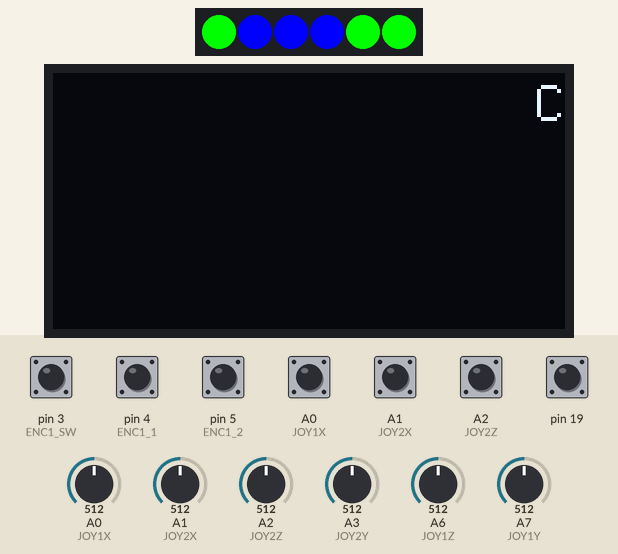
Recording of a sketch running on a simulated Arduino Nano, built with avr-gcc and run on an emulated ATmega328P. Shown: 6 RGB LEDs in strip order, left to right, 128×64 one-colour display. The test bench sets the inputs (shaded band); at power-on: A0 (JOY1X), A1 (JOY2X), A2 (JOY2Z), pin 3 (ENC1_SW), pin 4 (ENC1_1), pin 5 (ENC1_2), pin 19 HIGH, A0 (JOY1X) = 512, A1 (JOY2X) = 512, A2 (JOY2Z) = 512, A3 (JOY2Y) = 512, A6 (JOY1Z) = 512, A7 (JOY1Y) = 512. No radio packets arrive unless stated; what the sketch prints to the serial monitor is not drawn.

Above: at 6.5 s.
6.6 s: pin 3 (ENC1_SW) pulled LOW for 0.15 s
At 7.18 s:
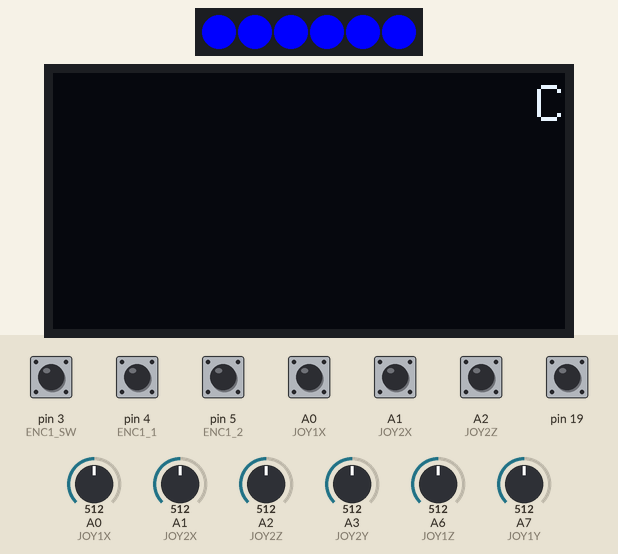
7.3 s: pin 5 (ENC1_2) pulled LOW for 0.15 s
At 7.9 s:
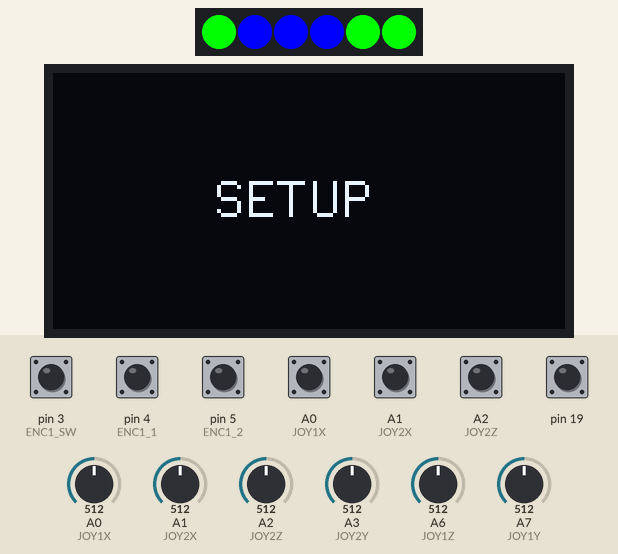
10.0 s: pin 5 (ENC1_2) pulled LOW for 1 s
At 10.75 s:
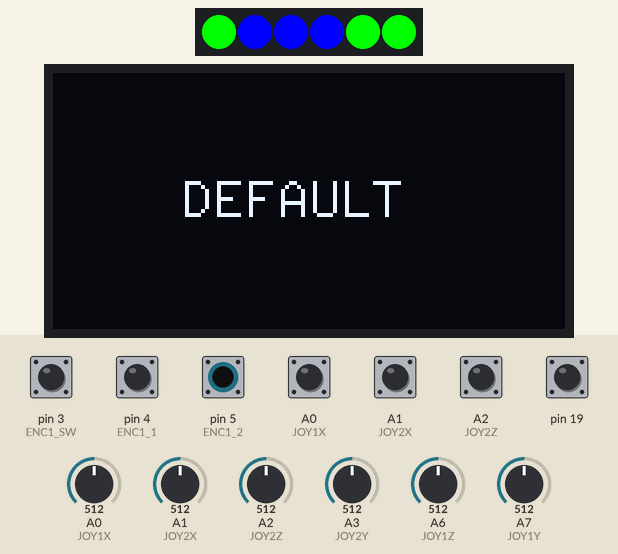
12.5 s: pin 3 (ENC1_SW) pulled LOW for 1 s
At 13.3 s:
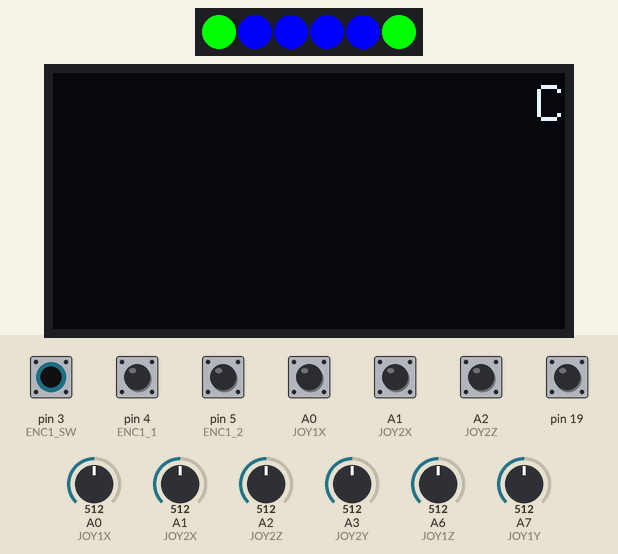
15.0 s: pin 3 (ENC1_SW) pulled LOW for 0.15 s
At 15.25 s:
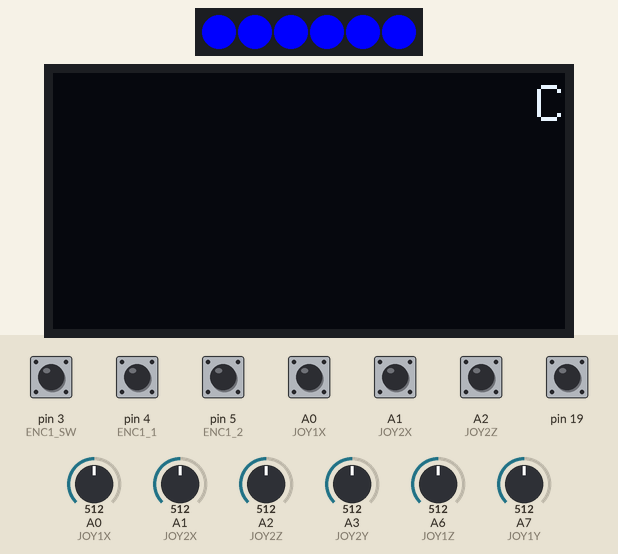
18.1 s: pin 3 (ENC1_SW) driven LOW and pin 5 (ENC1_2) driven LOW
At 18.8 s:
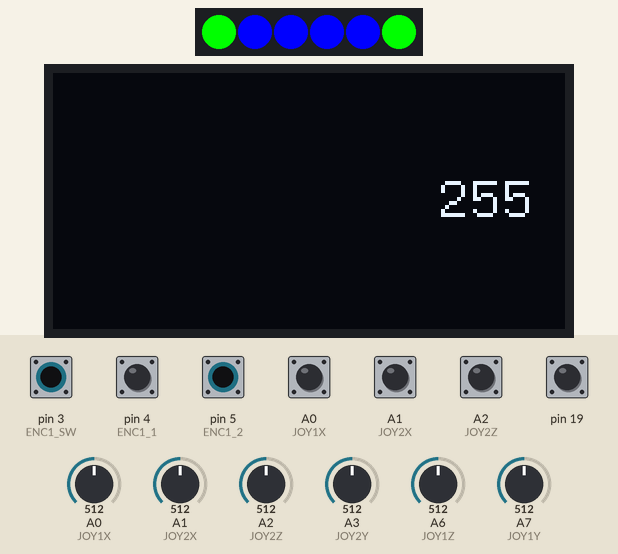
Timing chart, 0 to 20.7 s (numbered marks = the images above; inputs shaded):
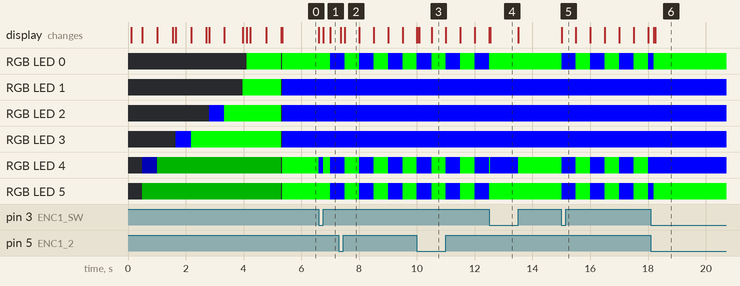

The sketch:

Remote.ino
```cpp
#include <printf.h>

#include <SPI.h>
#include <Wire.h>

#include <EEPROM.h>

#include <nRF24L01.h>
#include <RF24.h>

#include <U8x8lib.h>

#include <Adafruit_NeoPixel.h>

#include <PCF8574.h>

//************************** PINS *************************************

#define LED_PIN 2

#define RADIO_CE 7
#define RADIO_CSN 8

#define DISPLAY_RST 6
#define DISPLAY_DC 9
#define DISPLAY_CS 10

//Switches are wired to Enxpander 0
#define SWITCH1 0
#define SWITCH2 1
#define SWITCH3 2
#define SWITCH4 3
#define SWITCH5 4
#define SWITCH6 5

//Encoder 1 is directly soldered to the Arduino on PIN D3-D5
#define ENC1_SW 3
#define ENC1_1 4
#define ENC1_2 5
//Encoder 2 is wired to IO Expander 0 and 1 (SW on Expander 0)
#define ENC2_SW 7
#define ENC2_1 0
#define ENC2_2 1
//Encoder 3 is wired to IO Expander 1
#define ENC3_SW 2
#define ENC3_1 3
#define ENC3_2 4
//Encoder 4 is wired to IO Expander 1
#define ENC4_SW 5
#define ENC4_1 6
#define ENC4_2 7

//JOYSTICK 1
#define JOY1X A0
#define JOY1Y A7
#define JOY1Z A6
#define JOY1BUT 0 //Button is wired to Expander 2
//JOYSTICK 2
#define JOY2X A1
#define JOY2Y A3
#define JOY2Z A2
#define JOY2BUT 1 //Button is wired to Expander 2

//************************ END PINS ***********************************

//*********************** CONSTANTS ***********************************

const long STARTUP_DELAY = 500;

uint8_t address[][6] = {"1Node", "2Node"};

const byte LED_COUNT = 6;

const int MODE_SHOW_TIME = 1000;

const int NUM_SETTINGS = 2;

enum DISPLAY_MODE {
  NONE = 0,
  SETUP ,
  JOYSTICK,
  ENCODER
};

//********************* END CONSTANTS *********************************


struct SEND_DATA_STRUCTURE {
  //struct __attribute__((__packed__)) SEND_DATA_STRUCTURE{
  //put your variable definitions here for the data you want to send
  //THIS MUST BE EXACTLY THE SAME ON THE OTHER ARDUINO

  bool tgl1;
  bool tgl2;
  bool tgl3;
  bool tgl4;
  bool tgl5;
  bool tgl6;

  int16_t encVal1;
  int16_t encVal2;
  int16_t encVal3;
  int16_t encVal4;

  bool encSw1;
  bool encSw2;
  bool encSw3;
  bool encSw4;

  // Joystick
  bool joy1Btn;
  int16_t joy1X;
  int16_t joy1Y;
  int16_t joy1Z;

  bool joy2Btn;
  int16_t joy2X;
  int16_t joy2Y;
  int16_t joy2Z;
};

struct RECEIVE_DATA_STRUCTURE {
  //put your variable definitions here for the data you want to receive
  //THIS MUST BE EXACTLY THE SAME ON THE OTHER ARDUINO
  int16_t mode;
  int16_t count;
};

SEND_DATA_STRUCTURE mydata_send;
RECEIVE_DATA_STRUCTURE mydata_remote;

//*********************** OBJECTS ***********************************

U8X8_SSD1309_128X64_NONAME0_4W_HW_SPI screen( DISPLAY_CS , DISPLAY_DC , DISPLAY_RST );

RF24 radio(RADIO_CE, RADIO_CSN); // CE, CSN

Adafruit_NeoPixel strip(LED_COUNT, LED_PIN, NEO_GRB + NEO_KHZ800);

PCF8574 pcfSwitch(0x20);
PCF8574 pcfEncoder(0x21);
PCF8574 divEncoder(0x22);

//********************* END OBJECTS *********************************

//********************** VARIABLES **********************************

bool connectionState = false;
bool prevConnectionState = false;

unsigned long previousMillis = 0;

bool modeSignClear = false;

bool modeChange = false;

int setupSetting = 0;
int prevSetupSetting = 0;

int mode = NONE;
int prevMode;

int ledBrightness = 64;
int prevLedBrightness;

// Encoder
int posEncoder[] = {0,0,0,0};
int posEncoderPrev[] = {0,0,0,0};
bool prevEnVal[] = {HIGH, HIGH, HIGH, HIGH};
bool buttonPressed[] = {LOW, LOW, LOW, LOW};
bool prevButtonPressed[] = {LOW, LOW, LOW, LOW};

//Switch
bool switches[] = {LOW, LOW, LOW, LOW, LOW, LOW};

// Joystick
bool joy1Btn = LOW;
int joy1X =0;
int joy1Y =0;
int joy1Z =0;

bool joy2Btn = LOW;
int joy2X =0;
int joy2Y =0;
int joy2Z =0;

int prevJoy1X =0;
int prevJoy1Y =0;
int prevJoy1Z =0;

int prevJoy2X =0;
int prevJoy2Y =0;
int prevJoy2Z =0;

//******************** END VARIABLES ********************************

void setup() {
  Serial.begin(115200);
  Serial.println("=== Remote v0.1 ===");

  pinMode(ENC1_SW, INPUT_PULLUP);

  strip.begin();           // INITIALIZE NeoPixel strip object (REQUIRED)
  strip.show();            // Turn OFF all pixels ASAP

  Serial.println("Starting display");

  screen.begin(); //initialite display

  strip.setPixelColor(5, strip.Color(0, 0, ledBrightness));
  printCentered("Remote v0.1", 2);

  long t = millis();
  while(t+STARTUP_DELAY/2>millis()&&digitalRead(ENC1_SW)) { } //delay, but shortcut with button
  strip.setPixelColor(5, strip.Color(0, ledBrightness, 0));
  while(t+STARTUP_DELAY/2>millis()&&digitalRead(ENC1_SW)) { } //delay, but shortcut with button
  while(!digitalRead(ENC1_SW)){}

  printCentered("Starting display", 2);
  strip.setPixelColor(4, strip.Color(0, 0, ledBrightness));
  strip.show();

  t = millis();
  while(t+STARTUP_DELAY>millis()&&digitalRead(ENC1_SW)) { } //delay, but shortcut with button
  while(!digitalRead(ENC1_SW)){}
  printCentered( "Done", 4);
  strip.setPixelColor(4, strip.Color(0, ledBrightness, 0));
  strip.show();
  t = millis();
  while(t+STARTUP_DELAY>millis()&&digitalRead(ENC1_SW)) { } //delay, but shortcut with button
  while(!digitalRead(ENC1_SW)){}
  screen.clear();

  ledBrightness = EEPROM.read(0);

  Serial.println("Starting radio as Sender");
  printCentered("Starting radio", 2);
  strip.setPixelColor(3, strip.Color(0, 0, ledBrightness));
  strip.show();
  t = millis();
  while(t+STARTUP_DELAY>millis()&&digitalRead(ENC1_SW)) { } //delay, but shortcut with button
  while(!digitalRead(ENC1_SW)){}


  while (!radio.begin()) {
    Serial.println("ERROR: Radio hardware not responding!");
    delay(1000);
  }

  radio.setPALevel(RF24_PA_MIN);
  radio.openWritingPipe(address[0]); // 00001
  radio.openReadingPipe(1, address[1]); // 00002
  radio.setPayloadSize(sizeof(SEND_DATA_STRUCTURE));
  radio.setRetries(0,0);
  radio.stopListening();
  //printf_begin();
  radio.printPrettyDetails();

  printCentered( "Done", 4);
  strip.setPixelColor(3, strip.Color(0, ledBrightness, 0));
  strip.show();
  t = millis();
  while(t+STARTUP_DELAY>millis()&&digitalRead(ENC1_SW)) { } //delay, but shortcut with button
  while(!digitalRead(ENC1_SW)){}
  screen.clear();

  Serial.println("Starting I/O");
  printCentered("Starting I/O", 2);
  strip.setPixelColor(2, strip.Color(0, 0, ledBrightness));
  strip.show();
  t = millis();
  while(t+STARTUP_DELAY>millis()&&digitalRead(ENC1_SW)) { } //delay, but shortcut with button
  while(!digitalRead(ENC1_SW)){}

  while (!pcfSwitch.begin()) { //initialize IO-Expander for Switches
    Serial.println("ERROR: IO Expander not responding!");
    delay(1000);
  }

  printCentered( "Done", 4);
  strip.setPixelColor(2, strip.Color(0, ledBrightness, 0));
  strip.show();
  t = millis();
  while(t+STARTUP_DELAY>millis()&&digitalRead(ENC1_SW)) { } //delay, but shortcut with button
  while(!digitalRead(ENC1_SW)){}

  pcfSwitch.write8(255); //Set all pins to high, so the switches can pull them low
  pcfEncoder.write8(255); //Set all pins to high, so the encoders can pull them low
  divEncoder.write8(255); //Set all pins to high, so the encoders can pull them low

  pinMode(ENC1_1, INPUT_PULLUP);
  pinMode(ENC1_2, INPUT_PULLUP);

  for (int i = 1; i >=0 ; i--) {
    strip.setPixelColor(i, strip.Color(0, ledBrightness, 0));
    t = millis();
    while(t+STARTUP_DELAY/4>millis()&&digitalRead(ENC1_SW)) { } //delay, but shortcut with button
    strip.show();
  }

  screen.clear();
  Serial.println("Startup complete");
  printCentered("Startup complete", 2);
  t = millis();
  while(t+STARTUP_DELAY>millis()&&digitalRead(ENC1_SW)) { } //delay, but shortcut with button
  while(!digitalRead(ENC1_SW)){}
  printCentered( "Enjoy!", 4);
  delay(STARTUP_DELAY);

  strip.clear();
  strip.show();
  screen.clear();

  screen.setFont(u8x8_font_8x13_1x2_f  );  // select font
  screen.drawString(15, 0, (connectionState ? "C" : "N"));

}

//********************** MAIN LOOP **********************************

void loop() {

  unsigned long currentMillis = millis();

  //Encoder 1
  if(modeChange) {
    readEncoder(mode, digitalRead(ENC1_2), digitalRead(ENC1_1), prevEnVal[0]);
    mode = abs(mode) % (ENCODER-NONE+1);
  } else {
    if(mode == SETUP ) {
      if(setupSetting == 0) {
      //change LED_BRIGHTNESS
         readEncoder(ledBrightness, digitalRead(ENC1_2), digitalRead(ENC1_1), prevEnVal[0]);
         ledBrightness = max(0, min(255, ledBrightness));
      }
    } else {
      readEncoder(posEncoder[0], digitalRead(ENC1_2), digitalRead(ENC1_1), prevEnVal[0]);
    }
  }

   //Encoder 2
   if(!modeChange && mode == SETUP) {

      readEncoder(setupSetting, pcfEncoder.read(ENC2_1), pcfEncoder.read(ENC2_2), prevEnVal[1]);
      setupSetting  = max(0, setupSetting %(NUM_SETTINGS+1));

     //Actual Setting
     if(setupSetting != prevSetupSetting) {

        // Setting Number in top left corner
       int bla = setupSetting+1;
       printIfNumChanged(bla, prevSetupSetting, 0, 0, false);
       screen.drawString(2,0,"/");
       int bla2 = NUM_SETTINGS+1;
       int bla3 = NUM_SETTINGS;
       printIfNumChanged(bla2, bla3, 4, 0, false);
       prevSetupSetting = setupSetting;

        screen.drawString(0, 3, "               ");
        if(setupSetting == 0) {
           screen.drawString(0, 3, "BRIGHTNESS: ");
        } else if(setupSetting == 1) {
           screen.drawString(0, 3, "BULLSHIT: ");
        }else if(setupSetting == 2) {
           screen.drawString(0, 3, "SET 3: ");
        }
       }
    } else {
      readEncoder(posEncoder[1], pcfEncoder.read(ENC2_1), pcfEncoder.read(ENC2_2), prevEnVal[1]);
    }

  //Encoder 3
  readEncoder(posEncoder[2], pcfEncoder.read(ENC3_1), pcfEncoder.read(ENC3_2), prevEnVal[2]);
  //Encoder 4
  readEncoder(posEncoder[3], pcfEncoder.read(ENC4_1), pcfEncoder.read(ENC4_2), prevEnVal[3]);

  prevButtonPressed[0] = buttonPressed[0];
  buttonPressed[0] = !digitalRead(ENC1_SW);
  prevButtonPressed[1] = buttonPressed[0];
  buttonPressed[1] = !pcfSwitch.read(ENC2_SW);
  prevButtonPressed[2] = buttonPressed[2];
  buttonPressed[2] = !pcfEncoder.read(ENC3_SW);
  prevButtonPressed[3] = buttonPressed[3];
  buttonPressed[3] = !pcfEncoder.read(ENC4_SW);


  //If ENC_1 pressed, toggle mode-Change mode
  if(buttonPressed[0] && !prevButtonPressed[0]) {
    modeChange = !modeChange;
    if(!modeChange && mode == SETUP) {
      EEPROM.update(0, ledBrightness);
    }
  }

  for (int i = 0; i < sizeof(switches); i++) {
    switches[i] = pcfSwitch.read(i);
  }

  joy1Btn = divEncoder.read(JOY1BUT);
  joy2Btn = divEncoder.read(JOY2BUT);

  joy1X = analogRead(JOY1X);
  joy1Y = analogRead(JOY1Y);
  joy1Z = analogRead(JOY1Z);

  joy2X = analogRead(JOY2X);
  joy2Y = analogRead(JOY2Y);
  joy2Z = analogRead(JOY2Z);


  // ************************ DISPLAY **********************************

  for (int i = 0; i < 6; i++) {
    if (switches[5-i]) {
        strip.setPixelColor(i, strip.Color(ledBrightness, 0, 0));
      } else {
        strip.setPixelColor(i, strip.Color(0, ledBrightness, 0));
     }
  }

  for(int i = 0; i<4 ; i++) {
    if(buttonPressed[i]) {
       strip.setPixelColor(4-i, strip.Color(0, 0, ledBrightness));
    }
  }

  //blink LEDs if modeChange is active
  if(modeChange&&(millis()/500)%2==0) {
    for (int i = 0; i < 6; i++) {
      strip.setPixelColor(i, strip.Color(0, 0, ledBrightness));
    }
  }
  strip.show();

  //CHANGE MODE
  if(mode != prevMode) {
    prevMode = mode;
    //mode = abs(posEncoder[0]) % (ENCODER-NONE+1);
    modeSignClear = true;
    screen.clear();
    switch(mode) {
      case NONE:
        printCentered("DEFAULT", 3);
        break;
      case SETUP:
        printCentered("SETUP", 3);
        break;
      case JOYSTICK:
        printCentered("JOYSTICK", 3);
        break;
      case ENCODER:
        printCentered("ENCODER", 3);
        break;
    }
  }

  //Stop displaying mode in center display
  if(modeSignClear&&!modeChange) {
    screen.clear();
    modeSignClear = false;
    if(mode == NONE) {
      screen.drawString(15, 0, (connectionState ? "C" : "N"));
    }

  }

  //********************* TIMED LOOP **********************************
  if (currentMillis - previousMillis >= 10) {

    previousMillis = currentMillis;

    if(mode !=SETUP) {

      //*********************** SEND DATA TO SENDER OBJECT *****************************
      //Switches
      mydata_send.tgl1 = switches[0];
      mydata_send.tgl2 = switches[1];
      mydata_send.tgl3 = switches[2];
      mydata_send.tgl4 = switches[3];
      mydata_send.tgl5 = switches[4];
      mydata_send.tgl6 = switches[5];

      //Encoder
      mydata_send.encVal1 = posEncoder[0];
      mydata_send.encVal2 = posEncoder[1];
      mydata_send.encVal3 = posEncoder[2];
      mydata_send.encVal4 = posEncoder[3];

      //Encoder Buttons
      mydata_send.encSw1 = buttonPressed[0];
      mydata_send.encSw2 = buttonPressed[1];
      mydata_send.encSw3 = buttonPressed[2];
      mydata_send.encSw4 = buttonPressed[3];

      //AXIS
      mydata_send.joy1Btn = joy1Btn;
      mydata_send.joy1X = joy1X;
      mydata_send.joy1Y = joy1Y;
      mydata_send.joy1Z = joy1Z;

      mydata_send.joy2Btn = joy2Btn;
      mydata_send.joy2X = joy2X;
      mydata_send.joy2Y = joy2Y;
      mydata_send.joy2Z = joy2Z;

      // ************************* SEND DATA *********************************
      connectionState =  radio.write(&mydata_send, sizeof(SEND_DATA_STRUCTURE));

      if(connectionState != prevConnectionState&& mode==NONE) {
        screen.drawString(15, 0, (connectionState ? "C" : "N"));
        prevConnectionState = connectionState;
      }
    }

    if(!modeChange) {
      // SHOW DATA
      if(mode == JOYSTICK) {
        printIfNumChanged(joy1X, prevJoy1X, 0,0, false);
        printIfNumChanged(joy1Y, prevJoy1Y, 0,3, false);
        printIfNumChanged(joy1Z, prevJoy1Z, 0,6, false);
        printIfNumChanged(joy2X, prevJoy1X, 16,0, true);
        printIfNumChanged(joy2Y, prevJoy1Y, 16,3, true);
        printIfNumChanged(joy2Z, prevJoy1Z, 16,6, true);
      }
      if(mode == ENCODER) {
        printIfNumChanged(posEncoder[0], posEncoderPrev[0], 0,3, false);
        printIfNumChanged(posEncoder[1], posEncoderPrev[1], 0,6, false);
        printIfNumChanged(posEncoder[2], posEncoderPrev[2], 16,3, true);
        printIfNumChanged(posEncoder[3], posEncoderPrev[3], 16,6, true);
      }
      if(mode == SETUP) {

        if(setupSetting==0) {
          printIfNumChanged(ledBrightness, prevLedBrightness, 12, 3, false);
        }
      }
    }
  }
  //******************** END TIMED LOOP *******************************
}
//******************** END MAIN LOOP ********************************

void printIfNumChanged(int& val, int& prevVal, int x, int y, bool centerOnRight) {
  if(val != prevVal) {
    prevVal = val;
    char buf[4];
    itoa(val, buf, 10);
    if(centerOnRight) {
      screen.drawString(x-4, y, "    ");
      screen.drawString(x-strlen(buf), y, buf);
    } else {
      screen.drawString(x, y, "    ");
      screen.drawString(x, y, buf);
    }
  }
}

void printCentered( char *s, const int line) {
  screen.setFont(u8x8_font_8x13_1x2_f );  // select font
  screen.drawString(8 - (strlen(s) *.5), (line), s);  // put string of display at position X,
 }

void readEncoder(int& val, bool val1, bool val2, bool& valAPrev) {
  if ((valAPrev == HIGH) && (val1 == LOW)) {
    if (val2 == HIGH) {
      val = max(-999, val-1);
    } else {
      val = min(999, val+1);
    }
  }
  valAPrev = val1;
}
```

Measured:
- after the input at 6.6 s, RGB LED 0, RGB LED 5: RGB(0, 255, 0) → RGB(0, 0, 255) after 0.41 s; RGB LED 4: RGB(0, 255, 0) → RGB(0, 0, 255) at once, → RGB(0, 255, 0) 0.15 s later, → RGB(0, 0, 255) 0.25 s later
- after the input at 7.3 s, the display: first changes after 0.07 s (image 2 shows a later state)
- after the input at 10.0 s, the display: first differs from a run without the input at once (image 3 shows a later state)
- after the input at 12.5 s, the display: first differs from a run without the input at once (image 4)
- after the input at 15.0 s, RGB LED 0, RGB LED 4, RGB LED 5: alternates RGB(0, 255, 0) for 0.50 s and RGB(0, 0, 255) for 0.50 s, starting at once
- after the input at 18.1 s, the display: first changes after 0.10 s (image 6 shows a later state)
- what the display in image 2 shows lasts 0.5 s, from 7.5 s to 8.0 s
